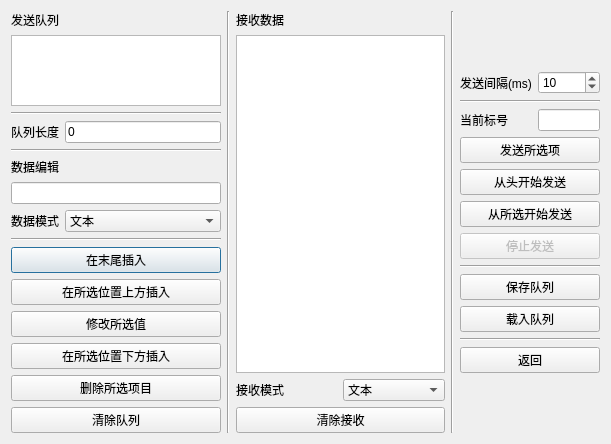
<?xml version="1.0" encoding="UTF-8"?>
<ui version="4.0">
 <class>list</class>
 <widget class="QWidget" name="list">
  <property name="geometry">
   <rect>
    <x>0</x>
    <y>0</y>
    <width>611</width>
    <height>444</height>
   </rect>
  </property>
  <property name="windowTitle">
   <string>Form</string>
  </property>
  <layout class="QHBoxLayout" name="horizontalLayout">
   <item>
    <layout class="QGridLayout" name="gridLayout_3">
     <item row="7" column="1">
      <widget class="QComboBox" name="send_mode">
       <item>
        <property name="text">
         <string>文本</string>
        </property>
       </item>
       <item>
        <property name="text">
         <string>16进制</string>
        </property>
       </item>
      </widget>
     </item>
     <item row="6" column="0" colspan="2">
      <widget class="QLineEdit" name="edit_item">
       <property name="clearButtonEnabled">
        <bool>true</bool>
       </property>
      </widget>
     </item>
     <item row="7" column="0">
      <widget class="QLabel" name="label_7">
       <property name="text">
        <string>数据模式</string>
       </property>
      </widget>
     </item>
     <item row="5" column="0" colspan="2">
      <widget class="QLabel" name="label_5">
       <property name="text">
        <string>数据编辑</string>
       </property>
      </widget>
     </item>
     <item row="4" column="0" colspan="2">
      <widget class="Line" name="line_5">
       <property name="orientation">
        <enum>Qt::Horizontal</enum>
       </property>
      </widget>
     </item>
     <item row="0" column="0" colspan="2">
      <widget class="QLabel" name="label">
       <property name="sizePolicy">
        <sizepolicy hsizetype="Preferred" vsizetype="Minimum">
         <horstretch>0</horstretch>
         <verstretch>0</verstretch>
        </sizepolicy>
       </property>
       <property name="text">
        <string>发送队列</string>
       </property>
      </widget>
     </item>
     <item row="3" column="0">
      <widget class="QLabel" name="label_8">
       <property name="text">
        <string>队列长度</string>
       </property>
      </widget>
     </item>
     <item row="3" column="1">
      <widget class="QLineEdit" name="list_len">
       <property name="enabled">
        <bool>true</bool>
       </property>
       <property name="text">
        <string>0</string>
       </property>
       <property name="readOnly">
        <bool>true</bool>
       </property>
      </widget>
     </item>
     <item row="1" column="0" colspan="2">
      <widget class="QListWidget" name="send_list">
       <property name="defaultDropAction">
        <enum>Qt::MoveAction</enum>
       </property>
       <property name="selectionMode">
        <enum>QAbstractItemView::SingleSelection</enum>
       </property>
       <property name="movement">
        <enum>QListView::Free</enum>
       </property>
      </widget>
     </item>
     <item row="14" column="0" colspan="2">
      <widget class="QPushButton" name="clear_list">
       <property name="text">
        <string>清除队列</string>
       </property>
      </widget>
     </item>
     <item row="11" column="0" colspan="2">
      <widget class="QPushButton" name="insert_here">
       <property name="text">
        <string>修改所选值</string>
       </property>
      </widget>
     </item>
     <item row="10" column="0" colspan="2">
      <widget class="QPushButton" name="insert_above">
       <property name="text">
        <string>在所选位置上方插入</string>
       </property>
      </widget>
     </item>
     <item row="13" column="0" colspan="2">
      <widget class="QPushButton" name="delete_select">
       <property name="text">
        <string>删除所选项目</string>
       </property>
      </widget>
     </item>
     <item row="12" column="0" colspan="2">
      <widget class="QPushButton" name="insert_below">
       <property name="text">
        <string>在所选位置下方插入</string>
       </property>
      </widget>
     </item>
     <item row="8" column="0" colspan="2">
      <widget class="Line" name="line_3">
       <property name="orientation">
        <enum>Qt::Horizontal</enum>
       </property>
      </widget>
     </item>
     <item row="2" column="0" colspan="2">
      <widget class="Line" name="line_4">
       <property name="orientation">
        <enum>Qt::Horizontal</enum>
       </property>
      </widget>
     </item>
     <item row="9" column="0" colspan="2">
      <widget class="QPushButton" name="insert_last">
       <property name="text">
        <string>在末尾插入</string>
       </property>
       <property name="autoDefault">
        <bool>true</bool>
       </property>
       <property name="default">
        <bool>true</bool>
       </property>
      </widget>
     </item>
    </layout>
   </item>
   <item>
    <widget class="Line" name="line">
     <property name="orientation">
      <enum>Qt::Vertical</enum>
     </property>
    </widget>
   </item>
   <item>
    <layout class="QGridLayout" name="gridLayout_4">
     <item row="3" column="0" colspan="2">
      <widget class="QPushButton" name="receive_clear">
       <property name="text">
        <string>清除接收</string>
       </property>
      </widget>
     </item>
     <item row="2" column="1">
      <widget class="QComboBox" name="receive_mode">
       <item>
        <property name="text">
         <string>文本</string>
        </property>
       </item>
       <item>
        <property name="text">
         <string>16进制</string>
        </property>
       </item>
      </widget>
     </item>
     <item row="0" column="0" colspan="2">
      <widget class="QLabel" name="label_2">
       <property name="sizePolicy">
        <sizepolicy hsizetype="Preferred" vsizetype="Minimum">
         <horstretch>0</horstretch>
         <verstretch>0</verstretch>
        </sizepolicy>
       </property>
       <property name="text">
        <string>接收数据</string>
       </property>
      </widget>
     </item>
     <item row="2" column="0">
      <widget class="QLabel" name="label_6">
       <property name="text">
        <string>接收模式</string>
       </property>
      </widget>
     </item>
     <item row="1" column="0" colspan="2">
      <widget class="QTextBrowser" name="receive_window"/>
     </item>
    </layout>
   </item>
   <item>
    <widget class="Line" name="line_2">
     <property name="orientation">
      <enum>Qt::Vertical</enum>
     </property>
    </widget>
   </item>
   <item>
    <layout class="QGridLayout" name="gridLayout">
     <item row="9" column="0" colspan="2">
      <widget class="QPushButton" name="save_list">
       <property name="text">
        <string>保存队列</string>
       </property>
      </widget>
     </item>
     <item row="13" column="0" colspan="2">
      <spacer name="verticalSpacer">
       <property name="orientation">
        <enum>Qt::Vertical</enum>
       </property>
       <property name="sizeHint" stdset="0">
        <size>
         <width>20</width>
         <height>40</height>
        </size>
       </property>
      </spacer>
     </item>
     <item row="6" column="0" colspan="2">
      <widget class="QPushButton" name="send_select">
       <property name="text">
        <string>从所选开始发送</string>
       </property>
      </widget>
     </item>
     <item row="5" column="0" colspan="2">
      <widget class="QPushButton" name="send_head">
       <property name="text">
        <string>从头开始发送</string>
       </property>
      </widget>
     </item>
     <item row="12" column="0" colspan="2">
      <widget class="QPushButton" name="return_main">
       <property name="text">
        <string>返回</string>
       </property>
      </widget>
     </item>
     <item row="3" column="1">
      <widget class="QLineEdit" name="current_index">
       <property name="readOnly">
        <bool>true</bool>
       </property>
      </widget>
     </item>
     <item row="2" column="0" colspan="2">
      <widget class="Line" name="line_6">
       <property name="orientation">
        <enum>Qt::Horizontal</enum>
       </property>
      </widget>
     </item>
     <item row="4" column="0" colspan="2">
      <widget class="QPushButton" name="send_once">
       <property name="text">
        <string>发送所选项</string>
       </property>
      </widget>
     </item>
     <item row="1" column="0">
      <widget class="QLabel" name="label_3">
       <property name="text">
        <string>发送间隔(ms)</string>
       </property>
      </widget>
     </item>
     <item row="3" column="0">
      <widget class="QLabel" name="label_9">
       <property name="text">
        <string>当前标号</string>
       </property>
      </widget>
     </item>
     <item row="1" column="1">
      <widget class="QSpinBox" name="send_duration">
       <property name="maximum">
        <number>65536</number>
       </property>
       <property name="value">
        <number>10</number>
       </property>
       <property name="displayIntegerBase">
        <number>10</number>
       </property>
      </widget>
     </item>
     <item row="0" column="0" colspan="2">
      <spacer name="verticalSpacer_2">
       <property name="orientation">
        <enum>Qt::Vertical</enum>
       </property>
       <property name="sizeHint" stdset="0">
        <size>
         <width>20</width>
         <height>40</height>
        </size>
       </property>
      </spacer>
     </item>
     <item row="7" column="0" colspan="2">
      <widget class="QPushButton" name="send_stop">
       <property name="enabled">
        <bool>false</bool>
       </property>
       <property name="text">
        <string>停止发送</string>
       </property>
      </widget>
     </item>
     <item row="10" column="0" colspan="2">
      <widget class="QPushButton" name="load_list">
       <property name="text">
        <string>载入队列</string>
       </property>
      </widget>
     </item>
     <item row="8" column="0" colspan="2">
      <widget class="Line" name="line_7">
       <property name="orientation">
        <enum>Qt::Horizontal</enum>
       </property>
      </widget>
     </item>
     <item row="11" column="0" colspan="2">
      <widget class="Line" name="line_8">
       <property name="orientation">
        <enum>Qt::Horizontal</enum>
       </property>
      </widget>
     </item>
    </layout>
   </item>
  </layout>
 </widget>
 <resources/>
 <connections/>
</ui>
